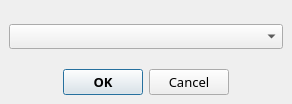
<?xml version="1.0" encoding="UTF-8"?>
<ui version="4.0">
 <class>SelectModelDialog</class>
 <widget class="QWidget" name="SelectModelDialog">
  <property name="geometry">
   <rect>
    <x>0</x>
    <y>0</y>
    <width>292</width>
    <height>104</height>
   </rect>
  </property>
  <property name="windowTitle">
   <string>Select your printer model.</string>
  </property>
  <layout class="QVBoxLayout" name="verticalLayout">
   <property name="leftMargin">
    <number>0</number>
   </property>
   <property name="topMargin">
    <number>0</number>
   </property>
   <property name="rightMargin">
    <number>0</number>
   </property>
   <property name="bottomMargin">
    <number>0</number>
   </property>
   <item>
    <widget class="QFrame" name="frame">
     <property name="enabled">
      <bool>true</bool>
     </property>
     <property name="font">
      <font>
       <family>맑은 고딕</family>
       <pointsize>9</pointsize>
       <weight>50</weight>
       <bold>false</bold>
      </font>
     </property>
     <property name="styleSheet">
      <string notr="true"/>
     </property>
     <property name="frameShape">
      <enum>QFrame::NoFrame</enum>
     </property>
     <property name="frameShadow">
      <enum>QFrame::Raised</enum>
     </property>
     <property name="lineWidth">
      <number>0</number>
     </property>
     <layout class="QVBoxLayout" name="verticalLayout_2">
      <property name="leftMargin">
       <number>9</number>
      </property>
      <property name="topMargin">
       <number>9</number>
      </property>
      <property name="rightMargin">
       <number>9</number>
      </property>
      <property name="bottomMargin">
       <number>9</number>
      </property>
      <item>
       <spacer name="verticalSpacer_2">
        <property name="orientation">
         <enum>Qt::Vertical</enum>
        </property>
        <property name="sizeHint" stdset="0">
         <size>
          <width>20</width>
          <height>0</height>
         </size>
        </property>
       </spacer>
      </item>
      <item>
       <widget class="QComboBox" name="comboBox_machineList">
        <property name="font">
         <font>
          <family>맑은 고딕</family>
          <pointsize>9</pointsize>
          <weight>50</weight>
          <bold>false</bold>
         </font>
        </property>
       </widget>
      </item>
      <item>
       <spacer name="verticalSpacer">
        <property name="orientation">
         <enum>Qt::Vertical</enum>
        </property>
        <property name="sizeHint" stdset="0">
         <size>
          <width>20</width>
          <height>0</height>
         </size>
        </property>
       </spacer>
      </item>
      <item>
       <layout class="QHBoxLayout" name="horizontalLayout">
        <property name="bottomMargin">
         <number>0</number>
        </property>
        <item>
         <spacer name="horizontalSpacer">
          <property name="orientation">
           <enum>Qt::Horizontal</enum>
          </property>
          <property name="sizeHint" stdset="0">
           <size>
            <width>40</width>
            <height>20</height>
           </size>
          </property>
         </spacer>
        </item>
        <item>
         <widget class="QPushButton" name="btn_OK">
          <property name="enabled">
           <bool>true</bool>
          </property>
          <property name="minimumSize">
           <size>
            <width>70</width>
            <height>0</height>
           </size>
          </property>
          <property name="font">
           <font>
            <family>맑은 고딕</family>
            <pointsize>10</pointsize>
            <weight>75</weight>
            <bold>true</bold>
           </font>
          </property>
          <property name="cursor">
           <cursorShape>PointingHandCursor</cursorShape>
          </property>
          <property name="text">
           <string>OK</string>
          </property>
          <property name="default">
           <bool>true</bool>
          </property>
         </widget>
        </item>
        <item>
         <widget class="QPushButton" name="btn_Cancel">
          <property name="minimumSize">
           <size>
            <width>70</width>
            <height>0</height>
           </size>
          </property>
          <property name="font">
           <font>
            <family>맑은 고딕</family>
            <pointsize>10</pointsize>
            <weight>50</weight>
            <bold>false</bold>
           </font>
          </property>
          <property name="text">
           <string>Cancel</string>
          </property>
         </widget>
        </item>
        <item>
         <spacer name="horizontalSpacer_2">
          <property name="orientation">
           <enum>Qt::Horizontal</enum>
          </property>
          <property name="sizeHint" stdset="0">
           <size>
            <width>40</width>
            <height>20</height>
           </size>
          </property>
         </spacer>
        </item>
       </layout>
      </item>
     </layout>
    </widget>
   </item>
  </layout>
 </widget>
 <layoutdefault spacing="6" margin="11"/>
 <resources/>
 <connections/>
</ui>
